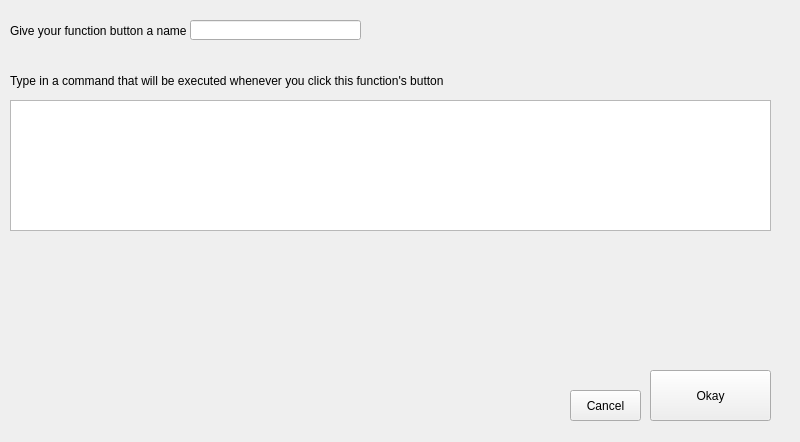
<?xml version="1.0" encoding="UTF-8"?>
<ui version="4.0">
 <class>MainWindow</class>
 <widget class="QMainWindow" name="MainWindow">
  <property name="geometry">
   <rect>
    <x>0</x>
    <y>0</y>
    <width>800</width>
    <height>442</height>
   </rect>
  </property>
  <property name="windowTitle">
   <string>MainWindow</string>
  </property>
  <widget class="QWidget" name="centralwidget">
   <widget class="QPushButton" name="okayButton">
    <property name="geometry">
     <rect>
      <x>650</x>
      <y>370</y>
      <width>121</width>
      <height>51</height>
     </rect>
    </property>
    <property name="text">
     <string>Okay</string>
    </property>
   </widget>
   <widget class="QLabel" name="label">
    <property name="geometry">
     <rect>
      <x>10</x>
      <y>70</y>
      <width>651</width>
      <height>21</height>
     </rect>
    </property>
    <property name="text">
     <string>Type in a command that will be executed whenever you click this function's button</string>
    </property>
   </widget>
   <widget class="QLabel" name="label_2">
    <property name="geometry">
     <rect>
      <x>10</x>
      <y>20</y>
      <width>181</width>
      <height>21</height>
     </rect>
    </property>
    <property name="text">
     <string>Give your function button a name</string>
    </property>
   </widget>
   <widget class="QPushButton" name="cancelButton">
    <property name="geometry">
     <rect>
      <x>570</x>
      <y>390</y>
      <width>71</width>
      <height>31</height>
     </rect>
    </property>
    <property name="text">
     <string>Cancel</string>
    </property>
   </widget>
   <widget class="QLineEdit" name="buttonNameLineEdit">
    <property name="geometry">
     <rect>
      <x>190</x>
      <y>20</y>
      <width>171</width>
      <height>20</height>
     </rect>
    </property>
   </widget>
   <widget class="QTextEdit" name="commandTextEdit">
    <property name="geometry">
     <rect>
      <x>10</x>
      <y>100</y>
      <width>761</width>
      <height>131</height>
     </rect>
    </property>
    <property name="font">
     <font>
      <family>Consolas</family>
     </font>
    </property>
   </widget>
  </widget>
 </widget>
 <resources/>
 <connections/>
</ui>
